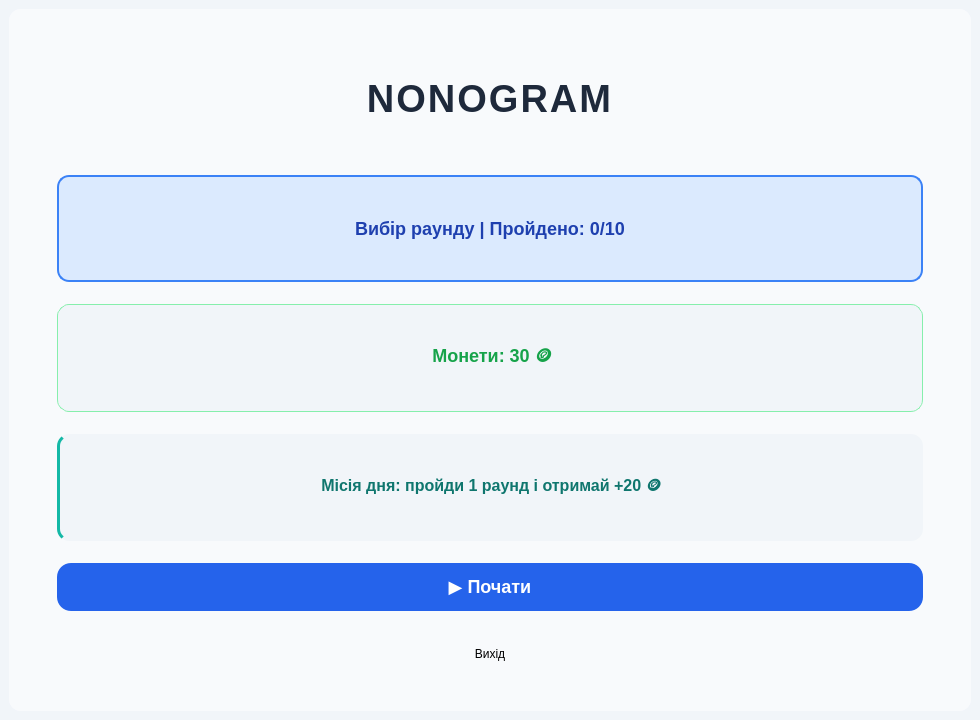
<?xml version="1.0" encoding="UTF-8"?>
<ui version="4.0">
 <class>MainWindow</class>
 <widget class="QMainWindow" name="MainWindow">
  <property name="geometry">
   <rect>
    <x>0</x>
    <y>0</y>
    <width>980</width>
    <height>720</height>
   </rect>
  </property>
  <property name="windowTitle">
   <string>Nonogram / Picross</string>
  </property>
  <widget class="QWidget" name="centralwidget">
   <property name="styleSheet">
    <string notr="true">background: #f1f5f9;</string>
   </property>
   <layout class="QVBoxLayout" name="centralLayout">
    <item>
     <widget class="QStackedWidget" name="stackedWidget">
      <property name="styleSheet">
       <string notr="true">background: #f8fafc;
box-shadow: 0 1px 6px rgba(0, 0, 0, 0.06);
border-radius: 12px;</string>
      </property>
      <property name="currentIndex">
       <number>0</number>
      </property>
      <widget class="QWidget" name="menuPage">
       <property name="styleSheet">
        <string notr="true">background: #f8fafc;</string>
       </property>
       <layout class="QVBoxLayout" name="menuLayout">
        <property name="spacing">
         <number>22</number>
        </property>
        <property name="leftMargin">
         <number>48</number>
        </property>
        <property name="topMargin">
         <number>36</number>
        </property>
        <property name="rightMargin">
         <number>48</number>
        </property>
        <property name="bottomMargin">
         <number>36</number>
        </property>
        <item>
         <layout class="QGridLayout" name="gridLayout">
          <item row="0" column="0" colspan="2">
           <widget class="QLabel" name="titleLabel">
            <property name="styleSheet">
             <string notr="true">font-size: 38px;
font-weight: 900;
color: #1e293b;
letter-spacing: 2px;</string>
            </property>
            <property name="text">
             <string>NONOGRAM</string>
            </property>
            <property name="alignment">
             <set>Qt::AlignmentFlag::AlignCenter</set>
            </property>
           </widget>
          </item>
         </layout>
        </item>
        <item>
         <widget class="QLabel" name="progressLabel">
          <property name="styleSheet">
           <string notr="true">font-size: 18px;
font-weight: 800;
color: #1e40af;
background: #dbeafe;
border: 2px solid #3b82f6;
border-radius: 12px;
padding: 8px;</string>
          </property>
          <property name="text">
           <string>Вибір раунду | Пройдено: 0/10</string>
          </property>
          <property name="alignment">
           <set>Qt::AlignmentFlag::AlignCenter</set>
          </property>
         </widget>
        </item>
        <item>
         <widget class="QLabel" name="coinLabel">
          <property name="styleSheet">
           <string notr="true">font-size: 18px;
font-weight: 800;
color: #16a34a;
background: #f1f5f9;
border: 1px solid #86efac;
border-radius: 12px;
padding: 8px 12px;</string>
          </property>
          <property name="text">
           <string> Монети: 30 🪙</string>
          </property>
          <property name="alignment">
           <set>Qt::AlignmentFlag::AlignCenter</set>
          </property>
         </widget>
        </item>
        <item>
         <widget class="QLabel" name="missionLabel">
          <property name="palette">
           <palette>
            <active>
             <colorrole role="WindowText">
              <brush brushstyle="SolidPattern">
               <color alpha="255">
                <red>15</red>
                <green>118</green>
                <blue>110</blue>
               </color>
              </brush>
             </colorrole>
             <colorrole role="Button">
              <brush brushstyle="SolidPattern">
               <color alpha="255">
                <red>241</red>
                <green>245</green>
                <blue>249</blue>
               </color>
              </brush>
             </colorrole>
             <colorrole role="Text">
              <brush brushstyle="SolidPattern">
               <color alpha="255">
                <red>15</red>
                <green>118</green>
                <blue>110</blue>
               </color>
              </brush>
             </colorrole>
             <colorrole role="ButtonText">
              <brush brushstyle="SolidPattern">
               <color alpha="255">
                <red>15</red>
                <green>118</green>
                <blue>110</blue>
               </color>
              </brush>
             </colorrole>
             <colorrole role="Base">
              <brush brushstyle="SolidPattern">
               <color alpha="255">
                <red>241</red>
                <green>245</green>
                <blue>249</blue>
               </color>
              </brush>
             </colorrole>
             <colorrole role="Window">
              <brush brushstyle="SolidPattern">
               <color alpha="255">
                <red>241</red>
                <green>245</green>
                <blue>249</blue>
               </color>
              </brush>
             </colorrole>
             <colorrole role="PlaceholderText">
              <brush brushstyle="SolidPattern">
               <color alpha="128">
                <red>15</red>
                <green>118</green>
                <blue>110</blue>
               </color>
              </brush>
             </colorrole>
            </active>
            <inactive>
             <colorrole role="WindowText">
              <brush brushstyle="SolidPattern">
               <color alpha="255">
                <red>15</red>
                <green>118</green>
                <blue>110</blue>
               </color>
              </brush>
             </colorrole>
             <colorrole role="Button">
              <brush brushstyle="SolidPattern">
               <color alpha="255">
                <red>241</red>
                <green>245</green>
                <blue>249</blue>
               </color>
              </brush>
             </colorrole>
             <colorrole role="Text">
              <brush brushstyle="SolidPattern">
               <color alpha="255">
                <red>15</red>
                <green>118</green>
                <blue>110</blue>
               </color>
              </brush>
             </colorrole>
             <colorrole role="ButtonText">
              <brush brushstyle="SolidPattern">
               <color alpha="255">
                <red>15</red>
                <green>118</green>
                <blue>110</blue>
               </color>
              </brush>
             </colorrole>
             <colorrole role="Base">
              <brush brushstyle="SolidPattern">
               <color alpha="255">
                <red>241</red>
                <green>245</green>
                <blue>249</blue>
               </color>
              </brush>
             </colorrole>
             <colorrole role="Window">
              <brush brushstyle="SolidPattern">
               <color alpha="255">
                <red>241</red>
                <green>245</green>
                <blue>249</blue>
               </color>
              </brush>
             </colorrole>
             <colorrole role="PlaceholderText">
              <brush brushstyle="SolidPattern">
               <color alpha="128">
                <red>15</red>
                <green>118</green>
                <blue>110</blue>
               </color>
              </brush>
             </colorrole>
            </inactive>
            <disabled>
             <colorrole role="WindowText">
              <brush brushstyle="SolidPattern">
               <color alpha="255">
                <red>15</red>
                <green>118</green>
                <blue>110</blue>
               </color>
              </brush>
             </colorrole>
             <colorrole role="Button">
              <brush brushstyle="SolidPattern">
               <color alpha="255">
                <red>241</red>
                <green>245</green>
                <blue>249</blue>
               </color>
              </brush>
             </colorrole>
             <colorrole role="Text">
              <brush brushstyle="SolidPattern">
               <color alpha="255">
                <red>15</red>
                <green>118</green>
                <blue>110</blue>
               </color>
              </brush>
             </colorrole>
             <colorrole role="ButtonText">
              <brush brushstyle="SolidPattern">
               <color alpha="255">
                <red>15</red>
                <green>118</green>
                <blue>110</blue>
               </color>
              </brush>
             </colorrole>
             <colorrole role="Base">
              <brush brushstyle="SolidPattern">
               <color alpha="255">
                <red>241</red>
                <green>245</green>
                <blue>249</blue>
               </color>
              </brush>
             </colorrole>
             <colorrole role="Window">
              <brush brushstyle="SolidPattern">
               <color alpha="255">
                <red>241</red>
                <green>245</green>
                <blue>249</blue>
               </color>
              </brush>
             </colorrole>
             <colorrole role="PlaceholderText">
              <brush brushstyle="SolidPattern">
               <color alpha="128">
                <red>15</red>
                <green>118</green>
                <blue>110</blue>
               </color>
              </brush>
             </colorrole>
            </disabled>
           </palette>
          </property>
          <property name="styleSheet">
           <string notr="true">font-size: 16px;
font-weight: 700;
color: #0f766e;

background: #f1f5f9;
border-left: 3px solid #14b8a6;
border-radius: 12px;
padding: 8px 12px;</string>
          </property>
          <property name="text">
           <string>Місія дня: пройди 1 раунд і отримай +20 🪙</string>
          </property>
          <property name="alignment">
           <set>Qt::AlignmentFlag::AlignCenter</set>
          </property>
         </widget>
        </item>
        <item>
         <layout class="QGridLayout" name="roundGridLayout">
          <property name="spacing">
           <number>14</number>
          </property>
         </layout>
        </item>
        <item>
         <widget class="QPushButton" name="startButton">
          <property name="minimumSize">
           <size>
            <width>0</width>
            <height>48</height>
           </size>
          </property>
          <property name="styleSheet">
           <string notr="true">font-size: 18px; font-weight: 800; background: #2563eb; color: white; border-radius: 14px; padding: 10px;</string>
          </property>
          <property name="text">
           <string>▶ Почати</string>
          </property>
         </widget>
        </item>
        <item>
         <widget class="QPushButton" name="exitMenuButton">
          <property name="minimumSize">
           <size>
            <width>0</width>
            <height>42</height>
           </size>
          </property>
          <property name="text">
           <string>Вихід</string>
          </property>
         </widget>
        </item>
       </layout>
      </widget>
      <widget class="QWidget" name="gamePage">
       <property name="styleSheet">
        <string notr="true">background: #f8fafc;</string>
       </property>
       <layout class="QVBoxLayout" name="gameLayout">
        <property name="spacing">
         <number>14</number>
        </property>
        <property name="leftMargin">
         <number>28</number>
        </property>
        <property name="topMargin">
         <number>24</number>
        </property>
        <property name="rightMargin">
         <number>28</number>
        </property>
        <property name="bottomMargin">
         <number>24</number>
        </property>
        <item>
         <layout class="QHBoxLayout" name="topBarLayout">
          <item>
           <widget class="QLabel" name="gameTitleLabel">
            <property name="styleSheet">
             <string notr="true">font-size: 22px; font-weight: 700;</string>
            </property>
            <property name="text">
             <string>Гра</string>
            </property>
           </widget>
          </item>
          <item>
           <spacer name="topBarSpacer">
            <property name="orientation">
             <enum>Qt::Orientation::Horizontal</enum>
            </property>
            <property name="sizeHint" stdset="0">
             <size>
              <width>40</width>
              <height>20</height>
             </size>
            </property>
           </spacer>
          </item>
          <item>
           <widget class="QLabel" name="lifeLabel">
            <property name="styleSheet">
             <string notr="true">font-size: 18px; color: #dc2626;</string>
            </property>
            <property name="text">
             <string>Життя: ♥♥♥</string>
            </property>
           </widget>
          </item>
          <item>
           <widget class="QLabel" name="timerLabel">
            <property name="styleSheet">
             <string notr="true">font-size: 18px; color: #334155;</string>
            </property>
            <property name="text">
             <string>Час: 00:00</string>
            </property>
           </widget>
          </item>
          <item>
           <widget class="QLabel" name="gameCoinLabel">
            <property name="styleSheet">
             <string notr="true">font-size: 16px; font-weight: 700; color: #ca8a04;</string>
            </property>
            <property name="text">
             <string>🤑 30 🪙 | 💡 10</string>
            </property>
           </widget>
          </item>
         </layout>
        </item>
        <item>
         <widget class="QLabel" name="statusLabel">
          <property name="styleSheet">
           <string notr="true">font-size: 15px; color: #64748b;</string>
          </property>
          <property name="text">
           <string>Натискай клітинки: зафарбовано → X → порожньо.</string>
          </property>
          <property name="alignment">
           <set>Qt::AlignmentFlag::AlignCenter</set>
          </property>
         </widget>
        </item>
        <item>
         <layout class="QHBoxLayout" name="boardWrapLayout">
          <item>
           <spacer name="boardLeftSpacer">
            <property name="orientation">
             <enum>Qt::Orientation::Horizontal</enum>
            </property>
            <property name="sizeHint" stdset="0">
             <size>
              <width>40</width>
              <height>20</height>
             </size>
            </property>
           </spacer>
          </item>
          <item>
           <layout class="QGridLayout" name="boardLayout">
            <property name="spacing">
             <number>2</number>
            </property>
           </layout>
          </item>
          <item>
           <spacer name="boardRightSpacer">
            <property name="orientation">
             <enum>Qt::Orientation::Horizontal</enum>
            </property>
            <property name="sizeHint" stdset="0">
             <size>
              <width>40</width>
              <height>20</height>
             </size>
            </property>
           </spacer>
          </item>
         </layout>
        </item>
        <item>
         <layout class="QHBoxLayout" name="controlsLayout">
          <item>
           <spacer name="controlsLeftSpacer">
            <property name="orientation">
             <enum>Qt::Orientation::Horizontal</enum>
            </property>
            <property name="sizeHint" stdset="0">
             <size>
              <width>40</width>
              <height>20</height>
             </size>
            </property>
           </spacer>
          </item>
          <item>
           <widget class="QPushButton" name="hintButton">
            <property name="minimumSize">
             <size>
              <width>0</width>
              <height>42</height>
             </size>
            </property>
            <property name="text">
             <string>💡 Підказка</string>
            </property>
           </widget>
          </item>
          <item>
           <widget class="QPushButton" name="checkButton">
            <property name="minimumSize">
             <size>
              <width>0</width>
              <height>42</height>
             </size>
            </property>
            <property name="text">
             <string>✅ Готово</string>
            </property>
           </widget>
          </item>
          <item>
           <widget class="QPushButton" name="resetButton">
            <property name="minimumSize">
             <size>
              <width>0</width>
              <height>42</height>
             </size>
            </property>
            <property name="text">
             <string>↺ Скинути</string>
            </property>
           </widget>
          </item>
          <item>
           <widget class="QPushButton" name="exitGameButton">
            <property name="minimumSize">
             <size>
              <width>0</width>
              <height>42</height>
             </size>
            </property>
            <property name="text">
             <string>Меню</string>
            </property>
           </widget>
          </item>
          <item>
           <spacer name="controlsRightSpacer">
            <property name="orientation">
             <enum>Qt::Orientation::Horizontal</enum>
            </property>
            <property name="sizeHint" stdset="0">
             <size>
              <width>40</width>
              <height>20</height>
             </size>
            </property>
           </spacer>
          </item>
         </layout>
        </item>
        <item>
         <widget class="QLabel" name="mistakesLabel">
          <property name="styleSheet">
           <string notr="true">font-size: 15px; color: #475569;</string>
          </property>
          <property name="text">
           <string>Помилки: 0 | Підказки: 0</string>
          </property>
          <property name="alignment">
           <set>Qt::AlignmentFlag::AlignCenter</set>
          </property>
         </widget>
        </item>
       </layout>
      </widget>
      <widget class="QWidget" name="resultPage">
       <property name="styleSheet">
        <string notr="true">background: #111827;</string>
       </property>
       <layout class="QVBoxLayout" name="resultLayout">
        <property name="spacing">
         <number>18</number>
        </property>
        <property name="leftMargin">
         <number>52</number>
        </property>
        <property name="topMargin">
         <number>48</number>
        </property>
        <property name="rightMargin">
         <number>52</number>
        </property>
        <property name="bottomMargin">
         <number>48</number>
        </property>
        <item>
         <spacer name="resultTopSpacer">
          <property name="orientation">
           <enum>Qt::Orientation::Vertical</enum>
          </property>
          <property name="sizeHint" stdset="0">
           <size>
            <width>20</width>
            <height>40</height>
           </size>
          </property>
         </spacer>
        </item>
        <item>
         <widget class="QLabel" name="resultTitleLabel">
          <property name="styleSheet">
           <string notr="true">font-size: 34px; font-weight: 800; color: #f8fafc;</string>
          </property>
          <property name="text">
           <string>Результат</string>
          </property>
          <property name="alignment">
           <set>Qt::AlignmentFlag::AlignCenter</set>
          </property>
         </widget>
        </item>
        <item>
         <widget class="QLabel" name="ratingLabel">
          <property name="styleSheet">
           <string notr="true">font-size: 52px; font-weight: 800; color: #facc15;</string>
          </property>
          <property name="text">
           <string>★★★</string>
          </property>
          <property name="alignment">
           <set>Qt::AlignmentFlag::AlignCenter</set>
          </property>
         </widget>
        </item>
        <item>
         <widget class="QLabel" name="resultStatsLabel">
          <property name="styleSheet">
           <string notr="true">font-size: 18px; color: #dbeafe;</string>
          </property>
          <property name="text">
           <string>Час: 00:00
Помилки: 0
Зароблено: +0 🪙</string>
          </property>
          <property name="alignment">
           <set>Qt::AlignmentFlag::AlignCenter</set>
          </property>
         </widget>
        </item>
        <item>
         <layout class="QHBoxLayout" name="resultButtonsLayout">
          <item>
           <spacer name="resultLeftSpacer">
            <property name="orientation">
             <enum>Qt::Orientation::Horizontal</enum>
            </property>
            <property name="sizeHint" stdset="0">
             <size>
              <width>40</width>
              <height>20</height>
             </size>
            </property>
           </spacer>
          </item>
          <item>
           <widget class="QPushButton" name="nextButton">
            <property name="minimumSize">
             <size>
              <width>0</width>
              <height>44</height>
             </size>
            </property>
            <property name="palette">
             <palette>
              <active>
               <colorrole role="Button">
                <brush brushstyle="SolidPattern">
                 <color alpha="255">
                  <red>17</red>
                  <green>24</green>
                  <blue>39</blue>
                 </color>
                </brush>
               </colorrole>
               <colorrole role="Base">
                <brush brushstyle="SolidPattern">
                 <color alpha="255">
                  <red>17</red>
                  <green>24</green>
                  <blue>39</blue>
                 </color>
                </brush>
               </colorrole>
               <colorrole role="Window">
                <brush brushstyle="SolidPattern">
                 <color alpha="255">
                  <red>17</red>
                  <green>24</green>
                  <blue>39</blue>
                 </color>
                </brush>
               </colorrole>
               <colorrole role="Highlight">
                <brush brushstyle="SolidPattern">
                 <color alpha="255">
                  <red>39</red>
                  <green>191</green>
                  <blue>115</blue>
                 </color>
                </brush>
               </colorrole>
              </active>
              <inactive>
               <colorrole role="Button">
                <brush brushstyle="SolidPattern">
                 <color alpha="255">
                  <red>17</red>
                  <green>24</green>
                  <blue>39</blue>
                 </color>
                </brush>
               </colorrole>
               <colorrole role="Base">
                <brush brushstyle="SolidPattern">
                 <color alpha="255">
                  <red>17</red>
                  <green>24</green>
                  <blue>39</blue>
                 </color>
                </brush>
               </colorrole>
               <colorrole role="Window">
                <brush brushstyle="SolidPattern">
                 <color alpha="255">
                  <red>17</red>
                  <green>24</green>
                  <blue>39</blue>
                 </color>
                </brush>
               </colorrole>
               <colorrole role="Highlight">
                <brush brushstyle="SolidPattern">
                 <color alpha="255">
                  <red>39</red>
                  <green>191</green>
                  <blue>115</blue>
                 </color>
                </brush>
               </colorrole>
              </inactive>
              <disabled>
               <colorrole role="Button">
                <brush brushstyle="SolidPattern">
                 <color alpha="255">
                  <red>17</red>
                  <green>24</green>
                  <blue>39</blue>
                 </color>
                </brush>
               </colorrole>
               <colorrole role="Base">
                <brush brushstyle="SolidPattern">
                 <color alpha="255">
                  <red>17</red>
                  <green>24</green>
                  <blue>39</blue>
                 </color>
                </brush>
               </colorrole>
               <colorrole role="Window">
                <brush brushstyle="SolidPattern">
                 <color alpha="255">
                  <red>17</red>
                  <green>24</green>
                  <blue>39</blue>
                 </color>
                </brush>
               </colorrole>
               <colorrole role="Highlight">
                <brush brushstyle="SolidPattern">
                 <color alpha="255">
                  <red>39</red>
                  <green>191</green>
                  <blue>115</blue>
                 </color>
                </brush>
               </colorrole>
              </disabled>
             </palette>
            </property>
            <property name="text">
             <string>Далі ▶</string>
            </property>
           </widget>
          </item>
          <item>
           <widget class="QPushButton" name="repeatButton">
            <property name="minimumSize">
             <size>
              <width>0</width>
              <height>44</height>
             </size>
            </property>
            <property name="text">
             <string>↺ Повторити</string>
            </property>
           </widget>
          </item>
          <item>
           <widget class="QPushButton" name="menuButton">
            <property name="minimumSize">
             <size>
              <width>0</width>
              <height>44</height>
             </size>
            </property>
            <property name="text">
             <string>Меню</string>
            </property>
           </widget>
          </item>
          <item>
           <spacer name="resultRightSpacer">
            <property name="orientation">
             <enum>Qt::Orientation::Horizontal</enum>
            </property>
            <property name="sizeHint" stdset="0">
             <size>
              <width>40</width>
              <height>20</height>
             </size>
            </property>
           </spacer>
          </item>
         </layout>
        </item>
        <item>
         <spacer name="resultBottomSpacer">
          <property name="orientation">
           <enum>Qt::Orientation::Vertical</enum>
          </property>
          <property name="sizeHint" stdset="0">
           <size>
            <width>20</width>
            <height>40</height>
           </size>
          </property>
         </spacer>
        </item>
       </layout>
      </widget>
     </widget>
    </item>
   </layout>
  </widget>
 </widget>
 <resources/>
 <connections/>
</ui>
